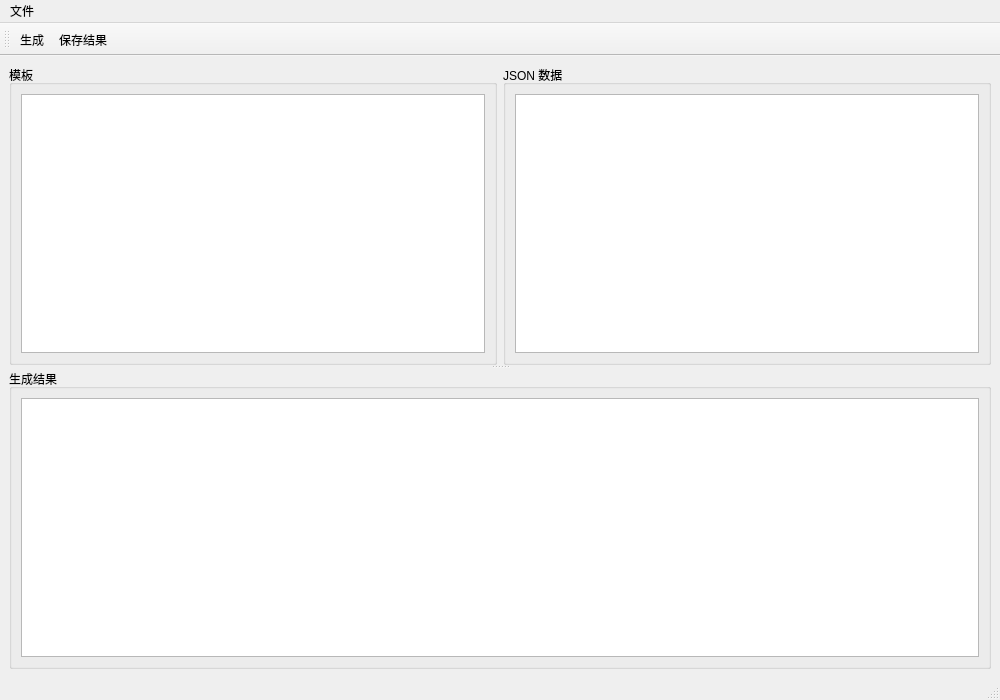
<?xml version="1.0" encoding="UTF-8"?>
<ui version="4.0">
 <class>MainWindow</class>
 <widget class="QMainWindow" name="MainWindow">
  <property name="geometry">
   <rect>
    <x>0</x>
    <y>0</y>
    <width>1000</width>
    <height>700</height>
   </rect>
  </property>
  <property name="windowTitle">
   <string>Auto Code - TS 模板生成器</string>
  </property>
  <widget class="QWidget" name="centralwidget">
   <layout class="QVBoxLayout" name="verticalLayout">
    <item>
     <widget class="QSplitter" name="splitter_vertical">
      <property name="orientation">
       <enum>Qt::Vertical</enum>
      </property>
      <widget class="QWidget" name="layoutWidget">
       <layout class="QHBoxLayout" name="horizontalLayout">
        <item>
         <widget class="QGroupBox" name="groupBox_template">
          <property name="title">
           <string>模板</string>
          </property>
          <layout class="QVBoxLayout" name="verticalLayout_2">
           <item>
            <widget class="CodeEditor" name="templateEdit"/>
           </item>
          </layout>
         </widget>
        </item>
        <item>
         <widget class="QGroupBox" name="groupBox_data">
          <property name="title">
           <string>JSON 数据</string>
          </property>
          <layout class="QVBoxLayout" name="verticalLayout_3">
           <item>
            <widget class="CodeEditor" name="dataEdit"/>
           </item>
          </layout>
         </widget>
        </item>
       </layout>
      </widget>
      <widget class="QGroupBox" name="groupBox_output">
       <property name="title">
        <string>生成结果</string>
       </property>
       <layout class="QVBoxLayout" name="verticalLayout_4">
        <item>
         <widget class="CodeEditor" name="outputEdit">
          <property name="readOnly">
           <bool>true</bool>
          </property>
         </widget>
        </item>
       </layout>
      </widget>
     </widget>
    </item>
   </layout>
  </widget>
  <widget class="QMenuBar" name="menubar">
   <property name="geometry">
    <rect>
     <x>0</x>
     <y>0</y>
     <width>1000</width>
     <height>21</height>
    </rect>
   </property>
   <widget class="QMenu" name="menuFile">
    <property name="title">
     <string>文件</string>
    </property>
    <addaction name="actionLoadTemplate"/>
    <addaction name="actionLoadData"/>
    <addaction name="separator"/>
    <addaction name="actionSaveOutput"/>
    <addaction name="separator"/>
    <addaction name="actionExit"/>
   </widget>
   <addaction name="menuFile"/>
  </widget>
  <widget class="QToolBar" name="toolBar">
   <property name="windowTitle">
    <string>工具栏</string>
   </property>
   <attribute name="toolBarArea">
    <enum>TopToolBarArea</enum>
   </attribute>
   <attribute name="toolBarBreak">
    <bool>false</bool>
   </attribute>
   <addaction name="actionGenerate"/>
   <addaction name="actionSaveOutput"/>
  </widget>
  <widget class="QStatusBar" name="statusbar"/>
  <action name="actionLoadTemplate">
   <property name="text">
    <string>加载模板...</string>
   </property>
   <property name="shortcut">
    <string>Ctrl+O</string>
   </property>
  </action>
  <action name="actionLoadData">
   <property name="text">
    <string>加载数据...</string>
   </property>
   <property name="shortcut">
    <string>Ctrl+D</string>
   </property>
  </action>
  <action name="actionSaveOutput">
   <property name="text">
    <string>保存结果...</string>
   </property>
   <property name="shortcut">
    <string>Ctrl+S</string>
   </property>
  </action>
  <action name="actionExit">
   <property name="text">
    <string>退出</string>
   </property>
  </action>
  <action name="actionGenerate">
   <property name="text">
    <string>生成</string>
   </property>
   <property name="toolTip">
    <string>生成代码</string>
   </property>
   <property name="shortcut">
    <string>Ctrl+G</string>
   </property>
  </action>
 </widget>
 <customwidgets>
  <customwidget>
   <class>CodeEditor</class>
   <extends>QPlainTextEdit</extends>
   <header>code_editor.h</header>
  </customwidget>
 </customwidgets>
 <resources/>
 <connections/>
</ui>
